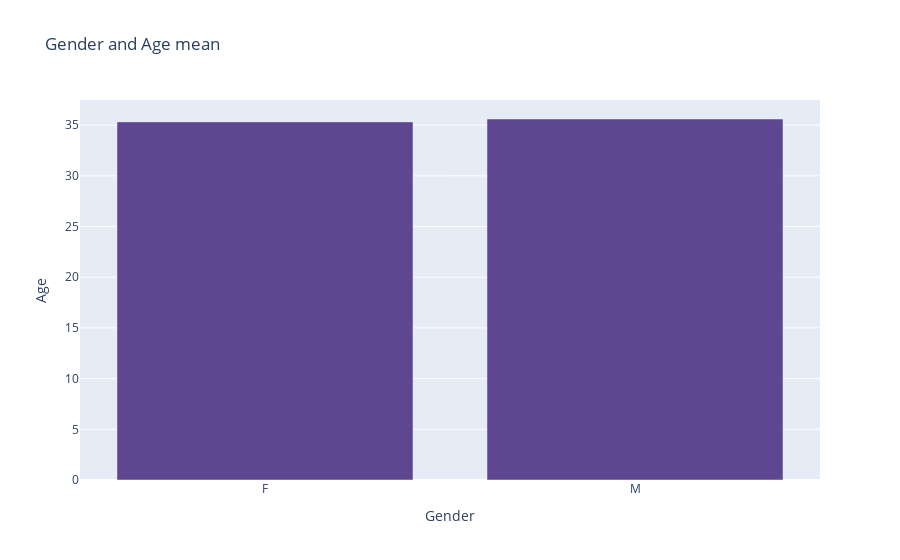

Notebook cell for this chart:
### Code cell
order_state = df.groupby("Gender")["Age"].mean().reset_index()
fig = px.bar(order_state, x="Gender", y="Age", title="Gender and Age mean", color_discrete_sequence=px.colors.qualitative.Prism)
fig.show()

### Figure 1 — Plotly figure (JSON) as saved in the notebook; plotly's stock layout.template omitted (floating-point values rounded to 4 significant figures)
{"data": [{"hovertemplate": "Gender=%{x}<br>Age=%{y}<extra></extra>", "legendgroup": "", "marker": {"color": "rgb(95, 70, 144)", "pattern": {"shape": ""}}, "name": "", "orientation": "v", "showlegend": false, "textposition": "auto", "type": "bar", "x": ["F", "M"], "xaxis": "x", "y": [35.32, 35.61], "yaxis": "y"}], "layout": {"barmode": "relative", "legend": {"tracegroupgap": 0}, "title": {"text": "Gender and Age mean"}, "xaxis": {"anchor": "y", "domain": [0, 1], "title": {"text": "Gender"}}, "yaxis": {"anchor": "x", "domain": [0, 1], "title": {"text": "Age"}}}}
